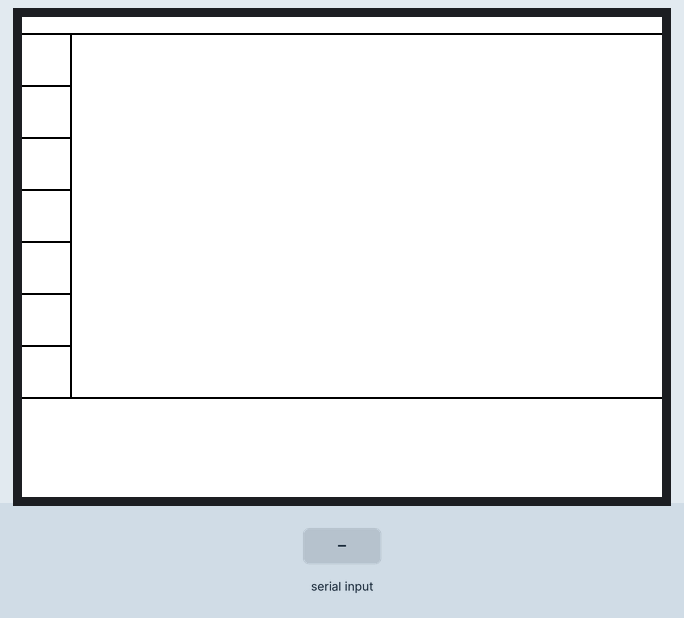
A sketch run on a simulated Arduino Uno, built with avr-gcc and run on an emulated ATmega328P. On the bench: 320×240 colour display. Inputs (shaded band) come from the test bench. What the sketch prints to the serial monitor is not drawn.

Above: at 1.6 s.
1.7 s: "0" received over Serial
At 1.87 s:
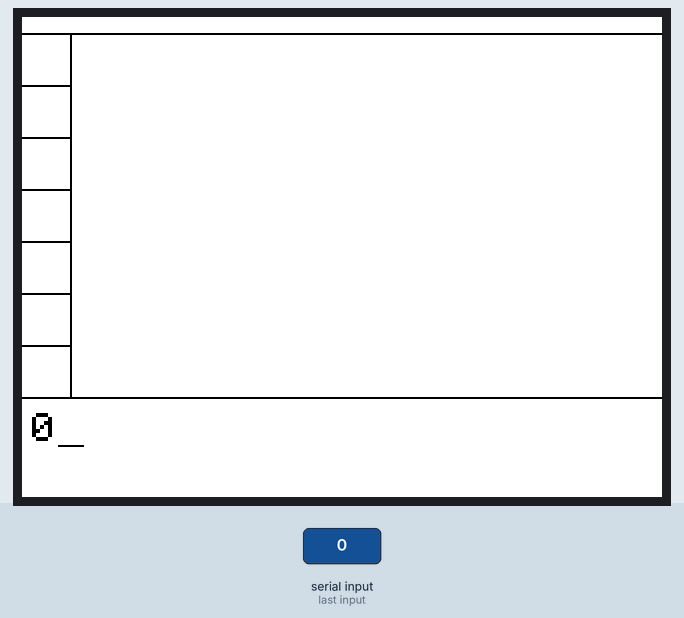
3.2 s: byte 44 (',') received over Serial
4.7 s: byte 94 ('^') received over Serial
6.2 s: byte 47 ('/') received over Serial
At 6.37 s:
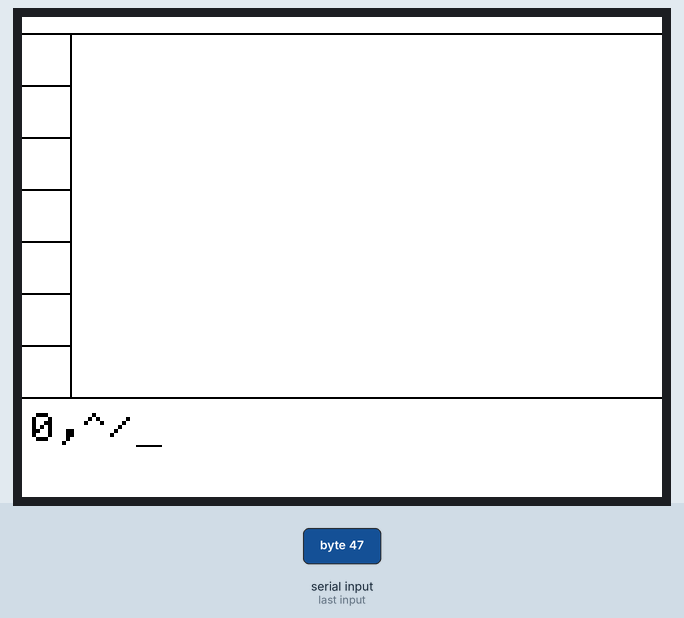
7.7 s: byte 42 ('*') received over Serial
At 7.87 s:
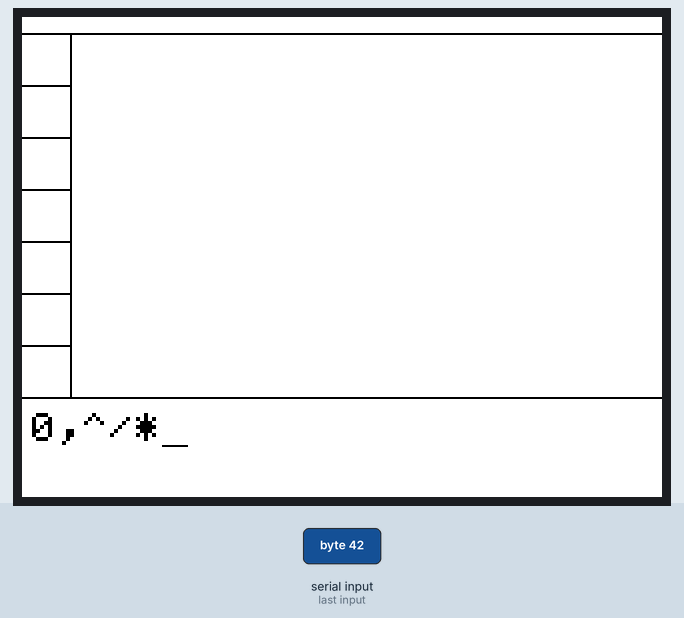
Timing chart, 0 to 10.2 s (numbered marks = the images above; inputs shaded):
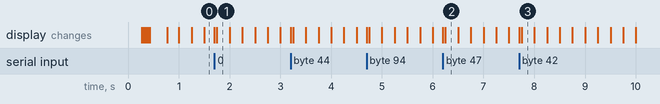

Measured:
- after the input at 1.7 s, the display: first changes at once (image 1 shows a later state)
- after the input at 6.2 s, the display: first changes at once (image 2 shows a later state)
- after the input at 7.7 s, the display: first changes at once (image 3 shows a later state)

The sketch:

gui_v1.ino
```cpp
#include "Gui.h"
#include "SPI.h"
#include <Adafruit_GFX.h>
#include "Adafruit_ILI9341.h"

#define TFT_DC 9
#define TFT_CS 10
#define WHITE 0xFFFF
#define BLACK 0x0000

Adafruit_ILI9341 tft = Adafruit_ILI9341(TFT_CS, TFT_DC);
Gui gui;

char* gui_output_ptr;

void setup() {
  Serial.begin(9600);
  Serial.println("gui start");
  tft.begin();
  tft.fillScreen(WHITE);
  tft.setRotation(3);
  tft.drawLine(0, 190, 320, 190, BLACK);
  tft.drawLine(24, 8, 24, 190, BLACK);
  tft.drawLine(0, 8, 320, 8, BLACK);
  for (int i = 34; i <= 164; i += 26) {
    tft.drawLine(0, i, 24, i, BLACK);
    delay(40);
  }


}

void loop() {
  if (gui.update_screen(gui_output_ptr)) { //gui_output_ptr
    Serial.println();
    Serial.println("gui output: ");
    while (*gui_output_ptr != '\0') {
      Serial.println(*gui_output_ptr);
      gui_output_ptr++;
    }

  }
}
```

Gui.cpp
```cpp
/* gui.cpp - arduino graphing calc gui v1
   Paul Han 4/27/18
*/


#include "Arduino.h"
#include "Gui.h"
#include <Adafruit_GFX.h>
#include <Adafruit_ILI9341.h>
#define WHITE 0xFFFF
#define BLACK 0x0000
#define INITAL_CHAR_X 5
#define INITAL_CHAR_Y 198
#define CHAR_LINE_HEIGHT 20
#define CHAR_WIDTH 13
#define CHAR_PER_LINE 24 //count start at 0, actual value 25

//start gui private variables
char text_buffer[51];
int  c = 0; //counter for text buffer
char newinput;
bool entry_complete = false; //returned by update_screen when =
int char_x = INITAL_CHAR_X;
int char_y = INITAL_CHAR_Y;
bool first_flag = true; //denotates first run
byte blink = millis() / 250;
//end gui private variables

//start gui references
char* text_output_ptr;
//end gui references

//start gui external variables
//end gui external variables


//start constructor
Gui::Gui() {
  c = 0; //reset text buffer pointer
  memset(text_buffer, '\0', sizeof text_buffer); //clear text buffer to null
  char_y = INITAL_CHAR_Y;
  char_x = INITAL_CHAR_X;
  first_flag = true;
}
//end constructor

//start update_screen
bool Gui::update_screen(char*& text_output_ptr) { //

  if (entry_complete == true) {
    entry_complete = false;
    memset(text_buffer, '\0', sizeof text_buffer); //clear text buffer to null
    for ( c = 0; c <= 2 * CHAR_PER_LINE; c++) {
      if (c < CHAR_PER_LINE) {
        char_x = INITAL_CHAR_X + (CHAR_WIDTH * c);
        char_y = INITAL_CHAR_Y;
      } else {
        char_x = INITAL_CHAR_X + (CHAR_WIDTH * (c - CHAR_PER_LINE));
        char_y = INITAL_CHAR_Y + CHAR_LINE_HEIGHT;
      }
      tft.drawChar(char_x, char_y, text_buffer[c], BLACK, WHITE, 2);
    }
    c = 0;
    first_flag = true;
  }

  if (first_flag == true) {
    if (c < CHAR_PER_LINE) {
      char_x = INITAL_CHAR_X + (CHAR_WIDTH * c);
      char_y = INITAL_CHAR_Y;
    } else {
      char_x = INITAL_CHAR_X + (CHAR_WIDTH * (c - CHAR_PER_LINE));
      char_y = INITAL_CHAR_Y + CHAR_LINE_HEIGHT;
    }
    tft.drawChar(char_x, char_y, text_buffer[c], BLACK, WHITE, 2);

    tft.drawLine(char_x, char_y + 16, char_x + 12, char_y + 16, BLACK);
    first_flag = false;
  }


  blink = millis() / 250;
  if (blink % 2) {
    tft.drawLine(char_x, char_y + 16, char_x + 12, char_y + 16, BLACK);
  } else {
    tft.drawLine(char_x, char_y + 16, char_x + 12, char_y + 16, WHITE);
  }

  while (Serial.available() > 0) { //still recieving keypresses for current input
    newinput = Serial.read(); //convert from ASCII value to numerical value

    switch (newinput) {
      case '0': case '1': case '2': case '3': case '4': case '5':
      case '6': case '7': case '8': case '9': case ',':
      case '-': case '+': case '^': case '/': case '*': case 'x': case 'X':
        text_buffer[c] = newinput;
        Serial.println(text_buffer[c]);
        if (c < CHAR_PER_LINE) {
          char_x = INITAL_CHAR_X + (CHAR_WIDTH * c);
          char_y = INITAL_CHAR_Y;

        } else {
          char_x = INITAL_CHAR_X + (CHAR_WIDTH * (c - CHAR_PER_LINE));
          char_y = INITAL_CHAR_Y + CHAR_LINE_HEIGHT;
        }
        tft.drawLine(char_x, char_y + 16, char_x + 12, char_y + 16, WHITE);
        tft.drawChar(char_x, char_y, text_buffer[c], BLACK, WHITE, 2);
        c++;
        if (c < CHAR_PER_LINE) {
          char_x = INITAL_CHAR_X + (CHAR_WIDTH * c);
          char_y = INITAL_CHAR_Y;

        } else {
          char_x = INITAL_CHAR_X + (CHAR_WIDTH * (c - CHAR_PER_LINE));
          char_y = INITAL_CHAR_Y + CHAR_LINE_HEIGHT;
        }
        tft.drawLine(char_x, char_y + 16, char_x + 12, char_y + 16, BLACK);
        break;

      case '~': //backspace key
        tft.drawLine(char_x, char_y + 16, char_x + 12, char_y + 16, WHITE);
        if (c > 0) {
          c--;
          if (c <= CHAR_PER_LINE) {
            char_x = INITAL_CHAR_X + (CHAR_WIDTH * c);
            char_y = INITAL_CHAR_Y;
          } else {
            char_x = INITAL_CHAR_X + (CHAR_WIDTH * (c - CHAR_PER_LINE));
            char_y = INITAL_CHAR_Y + CHAR_LINE_HEIGHT;
          }
          text_buffer[c] = '\0';
          tft.drawChar(char_x, char_y, text_buffer[c], BLACK, WHITE, 2);
          tft.drawLine(char_x, char_y + 16, char_x + 12, char_y + 16, BLACK);
        }
        break;

      case ' ': //right arrow
        tft.drawLine(char_x, char_y + 16, char_x + 12, char_y + 16, WHITE);
        c++;
        if (c <= CHAR_PER_LINE) {
          char_x = INITAL_CHAR_X + (CHAR_WIDTH * c);
          char_y = INITAL_CHAR_Y;
        } else {
          char_x = INITAL_CHAR_X + (CHAR_WIDTH * (c - CHAR_PER_LINE));
          char_y = INITAL_CHAR_Y + CHAR_LINE_HEIGHT;
        }
        tft.drawLine(char_x, char_y + 16, char_x + 12, char_y + 16, BLACK);
        break;

      case '=': //enter key
        text_buffer[c] = newinput;
        entry_complete = true;
        text_output_ptr = &text_buffer[0];
        tft.drawLine(char_x, char_y + 16, char_x + 12, char_y + 16, WHITE);
        c = 0;
        while (text_buffer[c] != '\0') {
          Serial.println();
          Serial.print("text buffer direct output: ");
          Serial.print(text_buffer[c]);
          c++;
        }
        c = 0;
        break;


      default:
        break;
    }
    if (c == 2 * CHAR_PER_LINE) {
      c = 0;
    }
  }


  return entry_complete;
}

//end update_screen
```

Gui.h
```cpp
/* gui.h - arduino graphing calc gui v1
    Paul Han 4/27/18
*/

#ifndef Gui_h
#define Gui_h

#include "Arduino.h"
#include <Adafruit_GFX.h>
#include <Adafruit_SPITFT.h>
#include <Adafruit_SPITFT_Macros.h>
#include <gfxfont.h>
#include <Adafruit_ILI9341.h>

extern Adafruit_ILI9341 tft;

class Gui {

  public:
    Gui();
    bool update_screen(char*& text_output_ptr); //char*& text_output_ptr

  private:
    char text_buffer[51];
    int  c; //counter for text buffer
    char newinput;
    bool entry_complete; //returned by update_screen when =
    int char_x;
    int char_y;
    bool first_flag;
};
#endif
```
